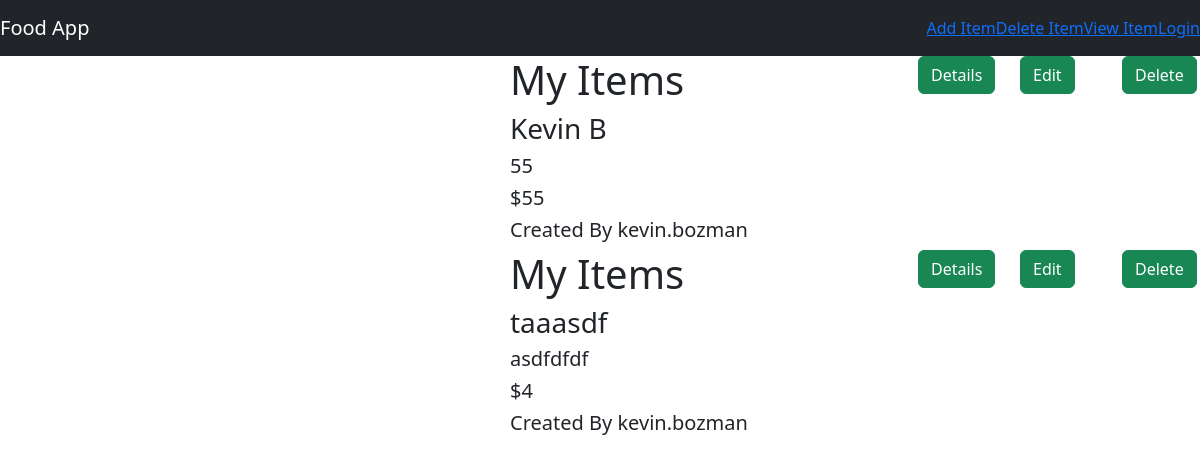
Page /food/ on the earlier database version.
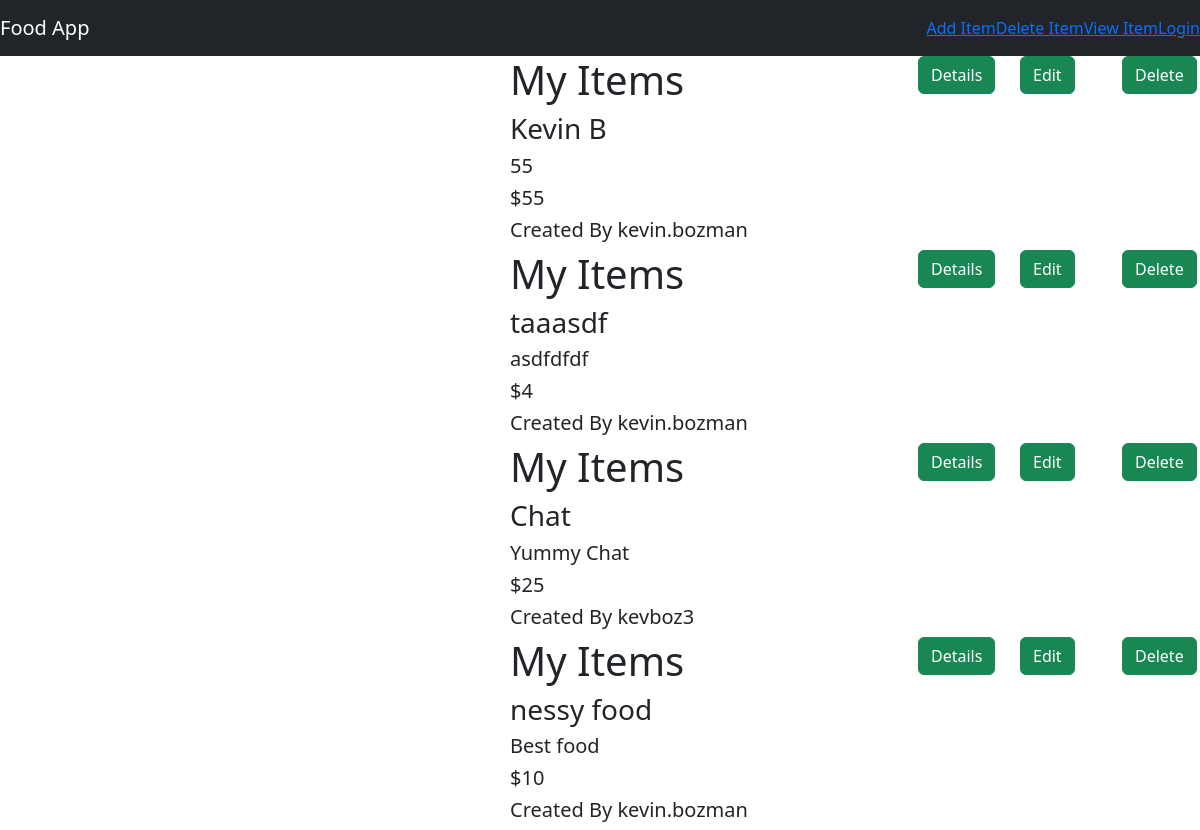
Same page on the later database version.
### food/models.py (models this page shows, shortened)
class Item(models.Model):
    item_name = models.CharField(max_length=200)
    item_desc = models.CharField(max_length=200)
    item_price = models.IntegerField()
    item_image = models.CharField(max_length=500, default="ff")
    user_name = models.ForeignKey(User, on_delete=models.CASCADE, default=1)

### food/views.py (the view)
# urls.py: path('', views.IndexClassView.as_view(), name='index'),
class IndexClassView(ListView):
    model = Item
    template_name = 'food/index.html'
    context_object_name = 'items' # this is the name of the object that is passed to the template so it's used for variables

### food/templates/food/index.html (shortened to what this page needs)
{% extends "food/base.html" %}
{% block body %}
    {% for item in items %}
        <div class="row">
            <div class="col-md-3 offset-md-2">
            </div>
            <div class="col-md-4">
                <h1>My Items</h1>
            <h3>{{item.item_name}}</h3>
            <h5>{{item.item_desc}}</h5>
            <h5>${{item.item_price}}</h5>
            <h5>Created By {{item.user_name}}</h5>
            </div>
            <div class="col-md-1">
                <a href="{% url 'food:detail' item.id %}" class="btn btn-success btn-primary">Details</a>
            </div>
            <div class="col-md-1">
                <a href="{% url 'food:update-item' item.id %}" class="btn btn-success btn-primary">Edit</a>
            </div>
            <div class="col-md-1">
                <a href="{% url 'food:delete-item' item.id %}" class="btn btn-success btn-primary">Delete</a>
            </div>
        </div>
    {% endfor %}
{% endblock %}

### food/templates/food/base.html (shortened to what this page needs)
{% load static %}
<!DOCTYPE html>
<html lang="en">
<head>
  <link rel="stylesheet" href="{% static 'food/style.css' %}">
  <link href="https://cdn.jsdelivr.net/npm/bootstrap@5.3.3/dist/css/bootstrap.min.css" rel="stylesheet">
</head>
<body>
<nav class="navbar navbar-dark bg-dark">
    <a href="#" class="navbar-brand" >Food App</a>
    <div class="navbar">
        <a  href="{% url 'food:create-item' %}">Add Item</a>
        <a  href="#">Delete Item</a>
        <a  href="#">View Item</a>
        {% if user.is_authenticated %}
            <a href="{% url 'logout' %}" >Logout</a>
            <a href="{% url 'profile' %}" >Profile</a>
            {% else %}
            <a href="{% url 'login' %}" >Login</a>
        {% endif%}
    </div>
</nav>
{% block body %}
{% endblock %}
</body>
</html>

### food/static/food/style.css (style rules this page uses)
body { background-color:gray }

Differences in the rows shown:
added Item: item_name "Chat", item_desc "Yummy Chat", item_price "25", user_name "kevboz3"
added Item: item_name "nessy food", item_desc "Best food", item_price "10", user_name "kevin.bozman"
